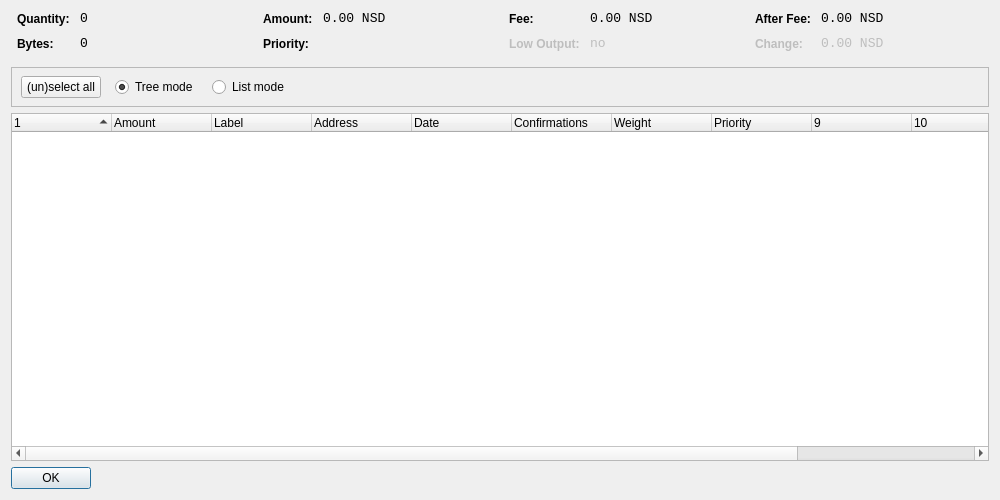
<?xml version="1.0" encoding="UTF-8"?>
<ui version="4.0">
 <class>CoinControlDialog</class>
 <widget class="QWidget" name="CoinControlDialog">
  <property name="geometry">
   <rect>
    <x>0</x>
    <y>0</y>
    <width>1000</width>
    <height>500</height>
   </rect>
  </property>
  <property name="windowTitle">
   <string>Coin Control</string>
  </property>
  <layout class="QVBoxLayout" name="verticalLayout">
   <item>
    <layout class="QHBoxLayout" name="horizontalLayoutTop" stretch="0,0,0,0">
     <property name="topMargin">
      <number>0</number>
     </property>
     <property name="bottomMargin">
      <number>10</number>
     </property>
     <item>
      <layout class="QFormLayout" name="formLayoutCoinControl1">
       <property name="horizontalSpacing">
        <number>10</number>
       </property>
       <property name="verticalSpacing">
        <number>10</number>
       </property>
       <property name="leftMargin">
        <number>6</number>
       </property>
       <property name="rightMargin">
        <number>6</number>
       </property>
       <item row="0" column="0">
        <widget class="QLabel" name="labelCoinControlQuantityText">
         <property name="styleSheet">
          <string notr="true">font-weight:bold;</string>
         </property>
         <property name="text">
          <string>Quantity:</string>
         </property>
        </widget>
       </item>
       <item row="0" column="1">
        <widget class="QLabel" name="labelCoinControlQuantity">
         <property name="font">
          <font>
           <family>Monospace</family>
           <pointsize>10</pointsize>
          </font>
         </property>
         <property name="cursor">
          <cursorShape>IBeamCursor</cursorShape>
         </property>
         <property name="contextMenuPolicy">
          <enum>Qt::ActionsContextMenu</enum>
         </property>
         <property name="text">
          <string notr="true">0</string>
         </property>
         <property name="textInteractionFlags">
          <set>Qt::LinksAccessibleByMouse|Qt::TextSelectableByKeyboard|Qt::TextSelectableByMouse</set>
         </property>
        </widget>
       </item>
       <item row="1" column="0">
        <widget class="QLabel" name="labelCoinControlBytesText">
         <property name="styleSheet">
          <string notr="true">font-weight:bold;</string>
         </property>
         <property name="text">
          <string>Bytes:</string>
         </property>
        </widget>
       </item>
       <item row="1" column="1">
        <widget class="QLabel" name="labelCoinControlBytes">
         <property name="font">
          <font>
           <family>Monospace</family>
           <pointsize>10</pointsize>
          </font>
         </property>
         <property name="cursor">
          <cursorShape>IBeamCursor</cursorShape>
         </property>
         <property name="contextMenuPolicy">
          <enum>Qt::ActionsContextMenu</enum>
         </property>
         <property name="text">
          <string notr="true">0</string>
         </property>
         <property name="textInteractionFlags">
          <set>Qt::LinksAccessibleByMouse|Qt::TextSelectableByKeyboard|Qt::TextSelectableByMouse</set>
         </property>
        </widget>
       </item>
      </layout>
     </item>
     <item>
      <layout class="QFormLayout" name="formLayoutCoinControl2">
       <property name="horizontalSpacing">
        <number>10</number>
       </property>
       <property name="verticalSpacing">
        <number>10</number>
       </property>
       <property name="leftMargin">
        <number>6</number>
       </property>
       <property name="rightMargin">
        <number>6</number>
       </property>
       <item row="0" column="0">
        <widget class="QLabel" name="labelCoinControlAmountText">
         <property name="styleSheet">
          <string notr="true">font-weight:bold;</string>
         </property>
         <property name="text">
          <string>Amount:</string>
         </property>
        </widget>
       </item>
       <item row="0" column="1">
        <widget class="QLabel" name="labelCoinControlAmount">
         <property name="font">
          <font>
           <family>Monospace</family>
           <pointsize>10</pointsize>
          </font>
         </property>
         <property name="cursor">
          <cursorShape>IBeamCursor</cursorShape>
         </property>
         <property name="contextMenuPolicy">
          <enum>Qt::ActionsContextMenu</enum>
         </property>
         <property name="text">
          <string notr="true">0.00 NSD</string>
         </property>
         <property name="textInteractionFlags">
          <set>Qt::LinksAccessibleByMouse|Qt::TextSelectableByKeyboard|Qt::TextSelectableByMouse</set>
         </property>
        </widget>
       </item>
       <item row="1" column="0">
        <widget class="QLabel" name="labelCoinControlPriorityText">
         <property name="styleSheet">
          <string notr="true">font-weight:bold;</string>
         </property>
         <property name="text">
          <string>Priority:</string>
         </property>
        </widget>
       </item>
       <item row="1" column="1">
        <widget class="QLabel" name="labelCoinControlPriority">
         <property name="font">
          <font>
           <family>Monospace</family>
           <pointsize>10</pointsize>
          </font>
         </property>
         <property name="cursor">
          <cursorShape>IBeamCursor</cursorShape>
         </property>
         <property name="contextMenuPolicy">
          <enum>Qt::ActionsContextMenu</enum>
         </property>
         <property name="text">
          <string/>
         </property>
         <property name="textInteractionFlags">
          <set>Qt::LinksAccessibleByMouse|Qt::TextSelectableByKeyboard|Qt::TextSelectableByMouse</set>
         </property>
        </widget>
       </item>
      </layout>
     </item>
     <item>
      <layout class="QFormLayout" name="formLayoutCoinControl3">
       <property name="horizontalSpacing">
        <number>10</number>
       </property>
       <property name="verticalSpacing">
        <number>10</number>
       </property>
       <property name="leftMargin">
        <number>6</number>
       </property>
       <property name="rightMargin">
        <number>6</number>
       </property>
       <item row="0" column="0">
        <widget class="QLabel" name="labelCoinControlFeeText">
         <property name="styleSheet">
          <string notr="true">font-weight:bold;</string>
         </property>
         <property name="text">
          <string>Fee:</string>
         </property>
        </widget>
       </item>
       <item row="0" column="1">
        <widget class="QLabel" name="labelCoinControlFee">
         <property name="font">
          <font>
           <family>Monospace</family>
           <pointsize>10</pointsize>
          </font>
         </property>
         <property name="cursor">
          <cursorShape>IBeamCursor</cursorShape>
         </property>
         <property name="contextMenuPolicy">
          <enum>Qt::ActionsContextMenu</enum>
         </property>
         <property name="text">
          <string notr="true">0.00 NSD</string>
         </property>
         <property name="textInteractionFlags">
          <set>Qt::LinksAccessibleByMouse|Qt::TextSelectableByKeyboard|Qt::TextSelectableByMouse</set>
         </property>
        </widget>
       </item>
       <item row="1" column="0">
        <widget class="QLabel" name="labelCoinControlLowOutputText">
         <property name="enabled">
          <bool>false</bool>
         </property>
         <property name="styleSheet">
          <string notr="true">font-weight:bold;</string>
         </property>
         <property name="text">
          <string>Low Output:</string>
         </property>
        </widget>
       </item>
       <item row="1" column="1">
        <widget class="QLabel" name="labelCoinControlLowOutput">
         <property name="enabled">
          <bool>false</bool>
         </property>
         <property name="font">
          <font>
           <family>Monospace</family>
           <pointsize>10</pointsize>
          </font>
         </property>
         <property name="cursor">
          <cursorShape>IBeamCursor</cursorShape>
         </property>
         <property name="contextMenuPolicy">
          <enum>Qt::ActionsContextMenu</enum>
         </property>
         <property name="text">
          <string>no</string>
         </property>
         <property name="textInteractionFlags">
          <set>Qt::LinksAccessibleByMouse|Qt::TextSelectableByKeyboard|Qt::TextSelectableByMouse</set>
         </property>
        </widget>
       </item>
      </layout>
     </item>
     <item>
      <layout class="QFormLayout" name="formLayoutCoinControl4">
       <property name="horizontalSpacing">
        <number>10</number>
       </property>
       <property name="verticalSpacing">
        <number>10</number>
       </property>
       <property name="leftMargin">
        <number>6</number>
       </property>
       <property name="rightMargin">
        <number>6</number>
       </property>
       <item row="0" column="0">
        <widget class="QLabel" name="labelCoinControlAfterFeeText">
         <property name="styleSheet">
          <string notr="true">font-weight:bold;</string>
         </property>
         <property name="text">
          <string>After Fee:</string>
         </property>
        </widget>
       </item>
       <item row="0" column="1">
        <widget class="QLabel" name="labelCoinControlAfterFee">
         <property name="font">
          <font>
           <family>Monospace</family>
           <pointsize>10</pointsize>
          </font>
         </property>
         <property name="cursor">
          <cursorShape>IBeamCursor</cursorShape>
         </property>
         <property name="contextMenuPolicy">
          <enum>Qt::ActionsContextMenu</enum>
         </property>
         <property name="text">
          <string notr="true">0.00 NSD</string>
         </property>
         <property name="textInteractionFlags">
          <set>Qt::LinksAccessibleByMouse|Qt::TextSelectableByKeyboard|Qt::TextSelectableByMouse</set>
         </property>
        </widget>
       </item>
       <item row="1" column="0">
        <widget class="QLabel" name="labelCoinControlChangeText">
         <property name="enabled">
          <bool>false</bool>
         </property>
         <property name="styleSheet">
          <string notr="true">font-weight:bold;</string>
         </property>
         <property name="text">
          <string>Change:</string>
         </property>
        </widget>
       </item>
       <item row="1" column="1">
        <widget class="QLabel" name="labelCoinControlChange">
         <property name="enabled">
          <bool>false</bool>
         </property>
         <property name="font">
          <font>
           <family>Monospace</family>
           <pointsize>10</pointsize>
          </font>
         </property>
         <property name="cursor">
          <cursorShape>IBeamCursor</cursorShape>
         </property>
         <property name="contextMenuPolicy">
          <enum>Qt::ActionsContextMenu</enum>
         </property>
         <property name="text">
          <string notr="true">0.00 NSD</string>
         </property>
         <property name="textInteractionFlags">
          <set>Qt::LinksAccessibleByMouse|Qt::TextSelectableByKeyboard|Qt::TextSelectableByMouse</set>
         </property>
        </widget>
       </item>
      </layout>
     </item>
    </layout>
   </item>
   <item>
    <widget class="QFrame" name="frame">
     <property name="minimumSize">
      <size>
       <width>0</width>
       <height>40</height>
      </size>
     </property>
     <property name="frameShape">
      <enum>QFrame::StyledPanel</enum>
     </property>
     <property name="frameShadow">
      <enum>QFrame::Sunken</enum>
     </property>
     <widget class="QWidget" name="horizontalLayoutWidget">
      <property name="geometry">
       <rect>
        <x>10</x>
        <y>0</y>
        <width>781</width>
        <height>41</height>
       </rect>
      </property>
      <layout class="QHBoxLayout" name="horizontalLayoutPanel" stretch="0,0,0,0">
       <property name="spacing">
        <number>14</number>
       </property>
       <item>
        <widget class="QPushButton" name="pushButtonSelectAll">
         <property name="sizePolicy">
          <sizepolicy hsizetype="Maximum" vsizetype="Fixed">
           <horstretch>0</horstretch>
           <verstretch>0</verstretch>
          </sizepolicy>
         </property>
         <property name="text">
          <string>(un)select all</string>
         </property>
        </widget>
       </item>
       <item>
        <widget class="QRadioButton" name="radioTreeMode">
         <property name="sizePolicy">
          <sizepolicy hsizetype="Maximum" vsizetype="Fixed">
           <horstretch>0</horstretch>
           <verstretch>0</verstretch>
          </sizepolicy>
         </property>
         <property name="text">
          <string>Tree mode</string>
         </property>
         <property name="checked">
          <bool>true</bool>
         </property>
        </widget>
       </item>
       <item>
        <widget class="QRadioButton" name="radioListMode">
         <property name="sizePolicy">
          <sizepolicy hsizetype="Maximum" vsizetype="Fixed">
           <horstretch>0</horstretch>
           <verstretch>0</verstretch>
          </sizepolicy>
         </property>
         <property name="text">
          <string>List mode</string>
         </property>
        </widget>
       </item>
       <item>
        <spacer name="horizontalSpacer">
         <property name="orientation">
          <enum>Qt::Horizontal</enum>
         </property>
         <property name="sizeHint" stdset="0">
          <size>
           <width>40</width>
           <height>20</height>
          </size>
         </property>
        </spacer>
       </item>
      </layout>
     </widget>
    </widget>
   </item>
   <item>
    <widget class="CoinControlTreeWidget" name="treeWidget">
     <property name="contextMenuPolicy">
      <enum>Qt::CustomContextMenu</enum>
     </property>
     <property name="sortingEnabled">
      <bool>false</bool>
     </property>
     <property name="columnCount">
      <number>12</number>
     </property>
     <attribute name="headerShowSortIndicator" stdset="0">
      <bool>true</bool>
     </attribute>
     <attribute name="headerStretchLastSection">
      <bool>false</bool>
     </attribute>
     <column>
      <property name="text">
       <string/>
      </property>
     </column>
     <column>
      <property name="text">
       <string>Amount</string>
      </property>
     </column>
     <column>
      <property name="text">
       <string>Label</string>
      </property>
     </column>
     <column>
      <property name="text">
       <string>Address</string>
      </property>
     </column>
     <column>
      <property name="text">
       <string>Date</string>
      </property>
     </column>
     <column>
      <property name="text">
       <string>Confirmations</string>
      </property>
      <property name="toolTip">
       <string>Confirmed</string>
      </property>
     </column>
     <column>
      <property name="text">
       <string>Weight</string>
      </property>
     </column>
     <column>
      <property name="text">
       <string>Priority</string>
      </property>
     </column>
     <column>
      <property name="text">
       <string/>
      </property>
     </column>
     <column>
      <property name="text">
       <string/>
      </property>
     </column>
     <column>
      <property name="text">
       <string/>
      </property>
     </column>
     <column>
      <property name="text">
       <string/>
      </property>
     </column>
    </widget>
   </item>
   <item>
    <widget class="QDialogButtonBox" name="buttonBox">
     <property name="sizePolicy">
      <sizepolicy hsizetype="Maximum" vsizetype="Fixed">
       <horstretch>0</horstretch>
       <verstretch>0</verstretch>
      </sizepolicy>
     </property>
     <property name="orientation">
      <enum>Qt::Horizontal</enum>
     </property>
     <property name="standardButtons">
      <set>QDialogButtonBox::Ok</set>
     </property>
    </widget>
   </item>
  </layout>
 </widget>
 <customwidgets>
  <customwidget>
   <class>CoinControlTreeWidget</class>
   <extends>QTreeWidget</extends>
   <header>coincontroltreewidget.h</header>
  </customwidget>
 </customwidgets>
 <resources/>
 <connections/>
</ui>
